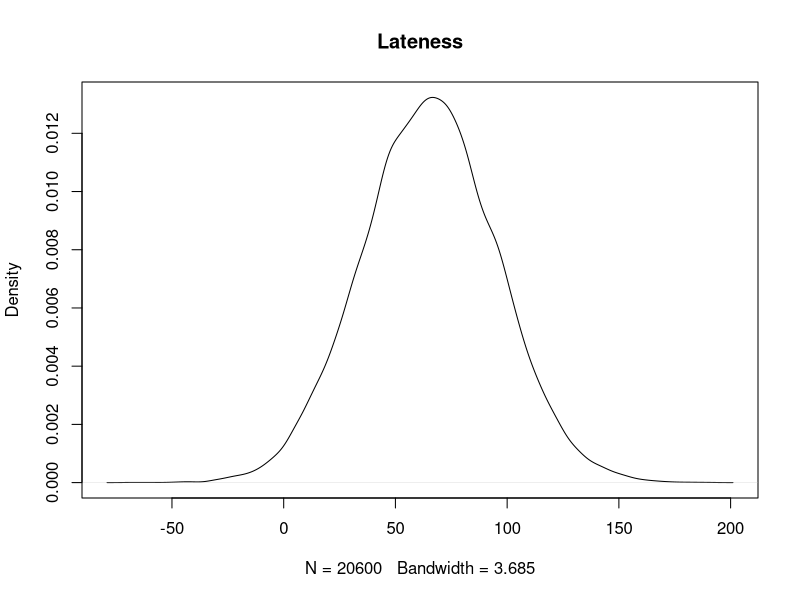
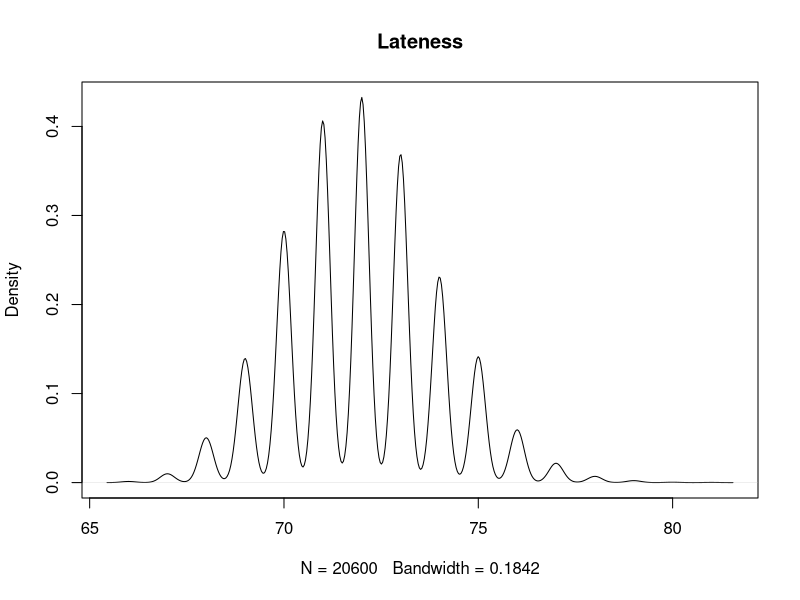
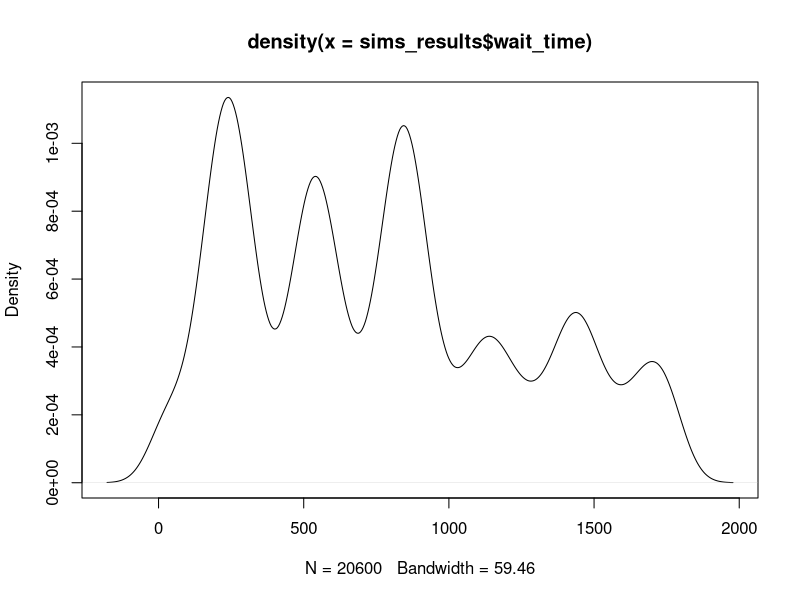
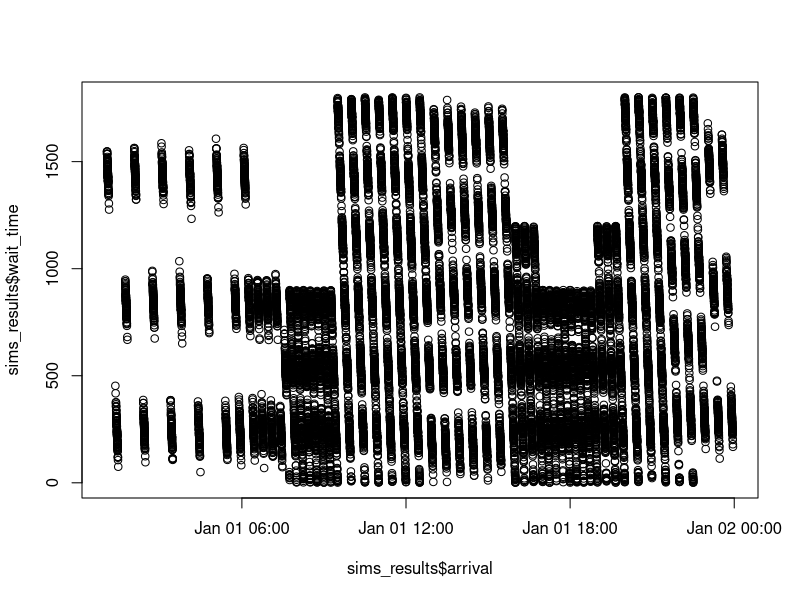

The R script that drew these images, in order:
## ---- chunk 1
knitr::opts_chunk$set(echo = TRUE)
## ---- chunk 2
start_time <- as.POSIXct("2018-01-01 01:04:00")
# train is every 20 minutes until 5:40ish
diff <- 60*20
times <- NULL
for(i in 1:15){
  if(i == 1){
    times[i] <- start_time
  } else {
    prev <- i - 1
  times[i] <- times[prev] + diff
  }
}
# train is every 10 minutes until 7:25ish
diff <- 60*10
for(i in 16:27){
  prev <- i - 1
  times[i] <- times[prev] + diff
}
# train is every 4-6 minutes until 12:25ish (will go with 5 mins)
diff <- 60*5
for(i in 28:88){
  prev <- i - 1
  times[i] <- times[prev] + diff
}
# train is every 6 minutes until 3:51ish
diff <- 60*6
for(i in 89:119){
  prev <- i - 1
  times[i] <- times[prev] + diff
}
# train is every 4-6 minutes until 9:37ish (pm) (will go with 5 mins)
diff <- 60*5
for(i in 119:187){
  prev <- i - 1
  times[i] <- times[prev] + diff
}
# train is every 6 minutes until 11ish
diff <- 60*6
for(i in 187:200){
  prev <- i - 1
  times[i] <- times[prev] + diff
}
# train is every 10 minutes till 12:50ish
diff <- 60*10
for(i in 201:206){
  prev <- i - 1
  times[i] <- times[prev] + diff
}
# convert back to POSIX
class(times) <- c('POSIXt', 'POSIXct')
## ---- chunk 3
ferry_start <- as.POSIXct("2018-01-01 00:00:00")
# every half hour until 6:30 (then goes to 6:50)
diff <- 60*30
ferry_times <- NULL
for(i in 1:14){
  if(i == 1){
    ferry_times[i] <- ferry_start
  } else {
    prev <- i - 1
  ferry_times[i] <- ferry_times[prev] + diff
  }
}
# next 3 are every 20 minutes
diff <- 60*20
for(i in 15:17){
  prev <- i - 1
  ferry_times[i] <- ferry_times[prev] + diff
}
# every 15 minutes
diff <- 60*15
for(i in 18:25){
  prev <- i - 1
  ferry_times[i] <- ferry_times[prev] + diff
    
}
# every 30 minutes
diff <- 60*30
for(i in 26:38){
  prev <- i - 1
  ferry_times[i] <- ferry_times[prev] + diff
}
# every 20 minutes
diff <- 60*20
for(i in 39:41){
  prev <- i - 1
  ferry_times[i] <- ferry_times[prev] + diff
}
# every 15 minutes
diff <- 60*15
for(i in 42:49){
  prev <- i - 1
  ferry_times[i] <- ferry_times[prev] + diff
}
# every 20 minutes
diff <- 60*20
for(i in 50:52){
  prev <- i - 1
  ferry_times[i] <- ferry_times[prev] + diff
}
# every 30 minutes
diff <- 60*30
for(i in 53:60){
  prev <- i - 1
  ferry_times[i] <- ferry_times[prev] + diff
}
# Convert back to time
class(ferry_times) <- c('POSIXt', 'POSIXct')
## ---- chunk 4
norm_sims <- function(days,noise_mean, noise_sd, seed){
  # Initiate data frame
  data <- NULL
  # Create timestamps for given # of days
  data$schedule <- rep(times,days)
  # Add in the day id
  data$dayid <- rep(1:days, each = length(times))
  
  # Create the noise term (in seconds)
  set.seed(seed)
  data$noise <- rnorm(length(data$schedule),noise_mean,noise_sd)
  # Round for time 
  data$noise <- round(data$noise,0)
  
  # Create updated arrival time
  data$arrival <- data$schedule + data$noise
  
  # return the data
  return(as.data.frame(data))
}
## ---- chunk 5
sim1 <- norm_sims(days = 100, noise_mean = 65, noise_sd = 30, seed = 10314)

summary(sim1$noise)
plot(density(sim1$noise), main = "Lateness")
## ---- chunk 6
beta_sims <- function(days,noise_beta, noise_alpha, seed){
  # Initiate data frame
  data <- NULL
  # Create timestamps for given # of days
  data$schedule <- rep(times,days)
  # Add in the day id
  data$dayid <- rep(1:days, each = length(times))
  
  # Create the noise term (in seconds)
  set.seed(seed)
  data$noise <- rbeta(length(data$schedule),shape2 = noise_beta,shape1 = noise_alpha)
   # Convert to seconds
  data$noise <- data$noise*60 + 60
  # Round for time 
  data$noise <- round(data$noise,0)

  # Create updated arrival time
  data$arrival <- data$schedule + data$noise
  
  # return the data
  return(as.data.frame(data))
}
## ---- chunk 7
sim1 <- beta_sims(days = 100, noise_beta = 120, noise_alpha = 30, seed = 10314)

summary(sim1$noise)
plot(density(sim1$noise), main = "Lateness")
## ---- chunk 8
get_wait <- function(data){
  ## Step 1: Find the closest ferry
  closest_ferry <- unlist(lapply(data$arrival, FUN = function(x) min(which((ferry_times - x)>0))))

  data$closest_ferry <- closest_ferry
  
  ## Step 2: Get ferry time stamp
  ferry_timestamp <- unlist(lapply(data$closest_ferry, FUN = function(x)ferry_times[x]))
  data$ferry_departure <- ferry_timestamp
  class(data$ferry_departure) <- c('POSIXt', 'POSIXct')
  
  ## Step 3: Obtain wait times
  data$wait_time <- as.numeric(data$ferry_departure - data$arrival)

  ## Step 4: Obtain scheduled wait times
  data$wait_time_predicted <- as.numeric(data$ferry_departure - data$schedule)*60
  
  ## Step 5: Obtain scheduled closest ferries
  data$closest_ferry_predicted <- unlist(lapply(data$schedule, FUN = function(x) min(which((ferry_times - x)>0))))

  ## Step 6: Get the predicted ferry connections
  data$ferry_predicted <- unlist(lapply(data$closest_ferry, FUN = function(x)ferry_times[x]))

class(data$ferry_predicted) <- c('POSIXt', 'POSIXct')

return(data)
}
## ---- chunk 9
sims <- norm_sims(days = 100, noise_mean = 120, noise_sd = 60, seed = 10314)
sims_results <- get_wait(sims)

summary(sims_results$wait_time)
# % different from their actual connections?
sum(sims_results$closest_ferry==sims_results$closest_ferry_predicted)/dim(sims_results)[1]

# graph it
plot(density(sims_results$wait_time))
plot(y = sims_results$wait_time, x = sims_results$arrival)
